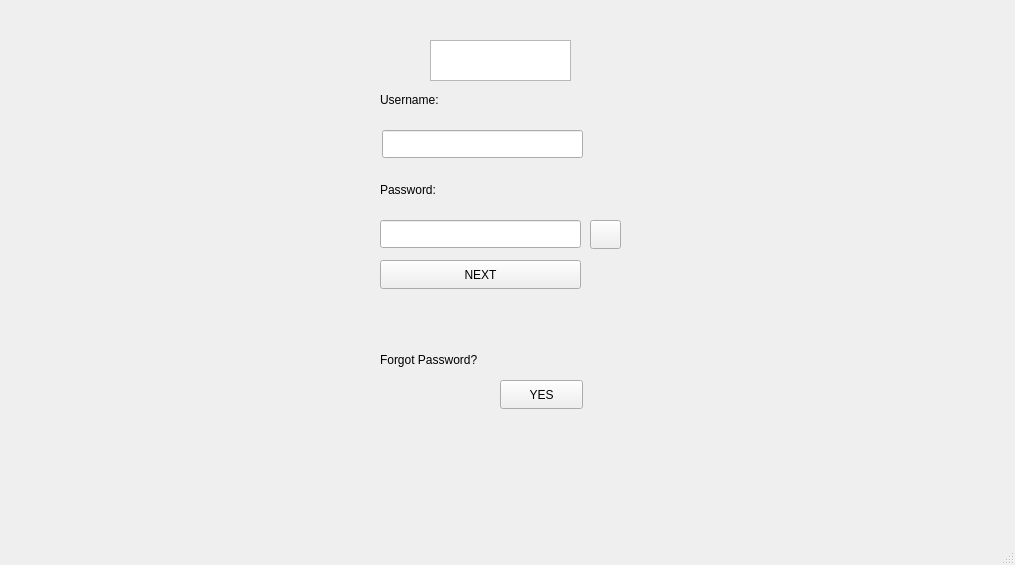
<?xml version="1.0" encoding="UTF-8"?>
<ui version="4.0">
 <class>LoginWindow</class>
 <widget class="QMainWindow" name="LoginWindow">
  <property name="geometry">
   <rect>
    <x>0</x>
    <y>0</y>
    <width>1015</width>
    <height>565</height>
   </rect>
  </property>
  <property name="windowTitle">
   <string>MainWindow</string>
  </property>
  <widget class="QWidget" name="centralwidget">
   <widget class="QLabel" name="label">
    <property name="geometry">
     <rect>
      <x>380</x>
      <y>90</y>
      <width>101</width>
      <height>20</height>
     </rect>
    </property>
    <property name="styleSheet">
     <string notr="true">color: rgb(0, 0, 0);
font: 700 9pt &quot;Segoe UI&quot;;</string>
    </property>
    <property name="text">
     <string>Username:</string>
    </property>
   </widget>
   <widget class="QLineEdit" name="username">
    <property name="geometry">
     <rect>
      <x>382</x>
      <y>130</y>
      <width>201</width>
      <height>28</height>
     </rect>
    </property>
   </widget>
   <widget class="QLabel" name="label_2">
    <property name="geometry">
     <rect>
      <x>380</x>
      <y>180</y>
      <width>91</width>
      <height>20</height>
     </rect>
    </property>
    <property name="styleSheet">
     <string notr="true">color: rgb(0, 0, 0);
font: 700 9pt &quot;Segoe UI&quot;;</string>
    </property>
    <property name="text">
     <string>Password:</string>
    </property>
   </widget>
   <widget class="QLineEdit" name="password">
    <property name="geometry">
     <rect>
      <x>380</x>
      <y>220</y>
      <width>201</width>
      <height>28</height>
     </rect>
    </property>
   </widget>
   <widget class="QLabel" name="label_3">
    <property name="geometry">
     <rect>
      <x>380</x>
      <y>350</y>
      <width>131</width>
      <height>20</height>
     </rect>
    </property>
    <property name="styleSheet">
     <string notr="true">color: rgb(0, 0, 0);
font: 700 9pt &quot;Segoe UI&quot;;</string>
    </property>
    <property name="text">
     <string>Forgot Password?</string>
    </property>
   </widget>
   <widget class="QPushButton" name="pushButton">
    <property name="geometry">
     <rect>
      <x>500</x>
      <y>380</y>
      <width>83</width>
      <height>29</height>
     </rect>
    </property>
    <property name="text">
     <string>YES</string>
    </property>
   </widget>
   <widget class="QPushButton" name="pushButton_2">
    <property name="geometry">
     <rect>
      <x>380</x>
      <y>260</y>
      <width>201</width>
      <height>29</height>
     </rect>
    </property>
    <property name="text">
     <string>NEXT</string>
    </property>
   </widget>
   <widget class="QTextEdit" name="textEdit">
    <property name="geometry">
     <rect>
      <x>430</x>
      <y>40</y>
      <width>141</width>
      <height>41</height>
     </rect>
    </property>
   </widget>
   <widget class="QPushButton" name="pushButton_3">
    <property name="geometry">
     <rect>
      <x>590</x>
      <y>220</y>
      <width>31</width>
      <height>29</height>
     </rect>
    </property>
    <property name="text">
     <string/>
    </property>
   </widget>
  </widget>
  <widget class="QMenuBar" name="menubar">
   <property name="geometry">
    <rect>
     <x>0</x>
     <y>0</y>
     <width>1015</width>
     <height>25</height>
    </rect>
   </property>
  </widget>
  <widget class="QStatusBar" name="statusbar"/>
 </widget>
 <resources/>
 <connections/>
</ui>
